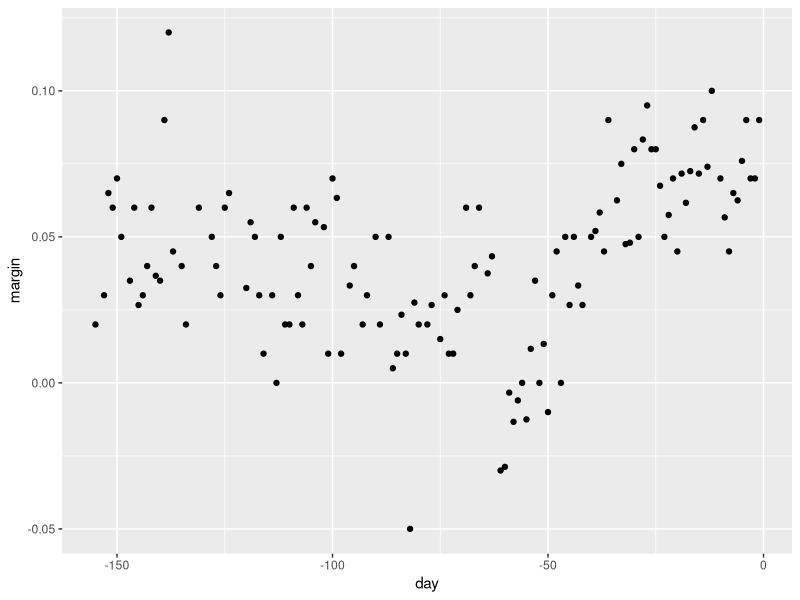
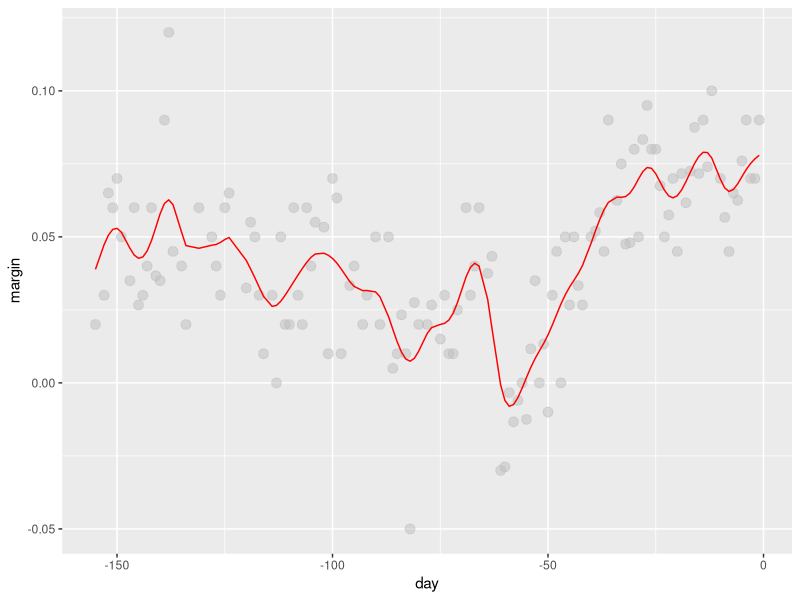
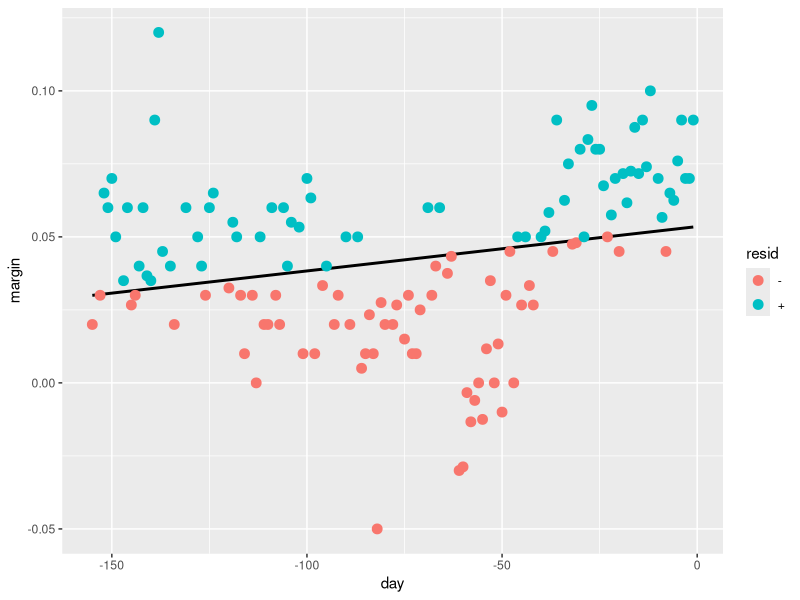
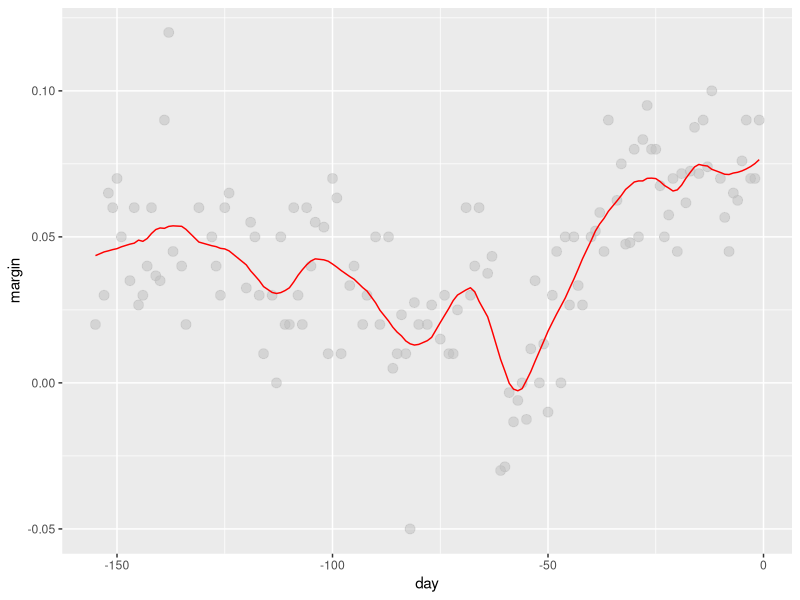
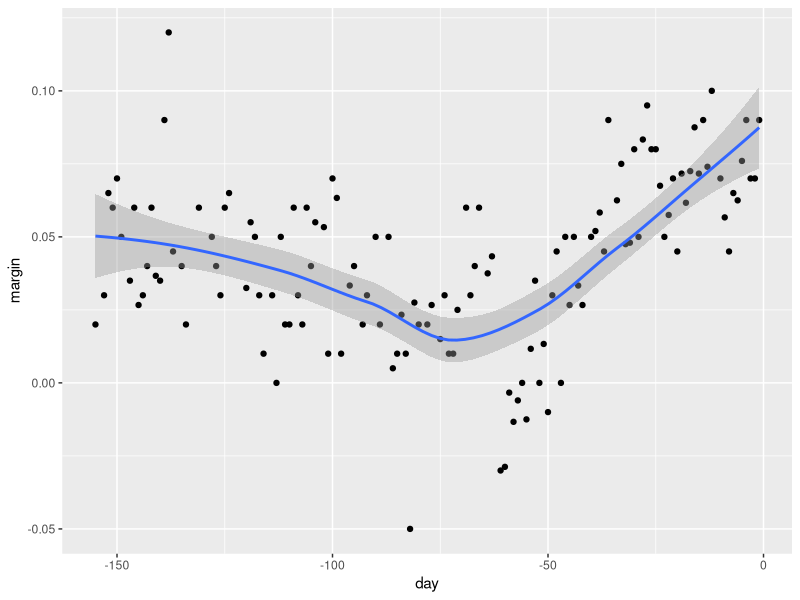

Source code (R) for these figures, in order: (Note: this script raises an error after producing the figures.)
library(tidyverse)
library(dslabs)
data("polls_2008")
qplot(day, margin, data = polls_2008)

span <- 7
fit <- with(polls_2008,
            ksmooth(day,margin, x.points = day, kernel="normal", bandwidth=span))
polls_2008 %>% mutate(smooth=fit$y) %>%
  ggplot(aes(day,margin)) +
    geom_point(size=3, alpha=.5, color="grey") +
  geom_line(aes(day,smooth), color="red")

#######
resid <- ifelse(lm(margin~day, data = polls_2008)$resid > 0, "+", "-")
polls_2008 %>% 
  mutate(resid = resid) %>% 
  ggplot(aes(day, margin)) + 
  geom_smooth(method = "lm", se = FALSE, color = "black") +
  geom_point(aes(color = resid), size = 3)


####### 
total_days <- diff(range(polls_2008$day))
span <- 21/total_days
fit <- loess(margin ~ day,
             degree = 1,
             span = span,
             data = polls_2008)
polls_2008 %>% mutate (smooth=fit$fitted) %>%
  ggplot(aes(day,margin)) +
  geom_point(size=3, alpha= .5, color= "grey") +
  geom_line(aes(day,smooth), color="red")

polls_2008 %>% ggplot(aes(day, margin)) +
  geom_point() + 
  geom_smooth()


##### exercise 1
library(tidyverse)
library(purrr)
library(pdftools)
library(dslabs)
library(lubridate)

fn <- system.file("extdata", "RD-Mortality-Report_2015-18-180531.pdf",
                  package="dslabs")
dat <- map_df(str_split(pdf_text(fn), "\n"), function(s){
  s <- str_trim(s)
  header_index <- str_which(s, "2015")[1]
  tmp <- str_split(s[header_index], "\\s+", simplify = TRUE)
  month <- tmp[1]
  header <- tmp[-1]
  tail_index  <- str_which(s, "Total")
  n <- str_count(s, "\\d+")
  out <- c(1:header_index, which(n==1), which(n>=28), tail_index:length(s))
  s[-out] %>%
    str_remove_all("[^\\d\\s]") %>%
    str_trim() %>%
    str_split_fixed("\\s+", n = 6) %>%
    .[,1:5] %>%
    as_data_frame() %>% 
    setNames(c("day", header)) %>%
    mutate(month = month,
           day = as.numeric(day)) %>%
    gather(year, deaths, -c(day, month)) %>%
    mutate(deaths = as.numeric(deaths))
}) %>%
  mutate(month = recode(month, 
                        "JAN" = 1, "FEB" = 2, "MAR" = 3, 
                        "APR" = 4, "MAY" = 5, "JUN" = 6, 
                        "JUL" = 7, "AGO" = 8, "SEP" = 9, "
                        OCT" = 10, "NOV" = 11, "DEC" = 12)) %>%
  mutate(date = make_date(year, month, day)) %>%
  filter(date <= "2018-05-01")

span <- 60 / as.numeric(diff(range(dat$date)))
fit_1 <- dat %>% mutate(x=as.numeric(date)) %>% loess(deaths ~ x, data=., span=span, degree=1)
dat %>% mutate(smooth=predict(fit,as.numeric(date))) %>%
  ggplot() + geom_point(aes(date,deaths)) + geom_line(aes(data,smooth), lwd=2, col=2)

span <- 60 / as.numeric(diff(range(dat$date)))
fit_2 <- dat %>% mutate(x = as.numeric(date)) %>% loess(deaths ~ x, data = ., span = span, degree = 1)
dat %>% mutate(smooth = predict(fit, as.numeric(date))) %>%
  ggplot() +
  geom_point(aes(date, deaths)) +
  geom_line(aes(date, smooth), lwd = 2, col = 2)
